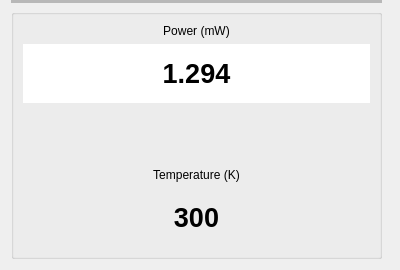
<?xml version="1.0" encoding="UTF-8"?>
<ui version="4.0">
 <class>StatusWidget</class>
 <widget class="QWidget" name="StatusWidget">
  <property name="geometry">
   <rect>
    <x>0</x>
    <y>0</y>
    <width>400</width>
    <height>270</height>
   </rect>
  </property>
  <property name="sizePolicy">
   <sizepolicy hsizetype="Expanding" vsizetype="Expanding">
    <horstretch>0</horstretch>
    <verstretch>0</verstretch>
   </sizepolicy>
  </property>
  <property name="windowTitle">
   <string>Form</string>
  </property>
  <property name="styleSheet">
   <string notr="true"/>
  </property>
  <layout class="QVBoxLayout" name="verticalLayout">
   <property name="topMargin">
    <number>0</number>
   </property>
   <property name="rightMargin">
    <number>18</number>
   </property>
   <item>
    <widget class="Line" name="line">
     <property name="minimumSize">
      <size>
       <width>0</width>
       <height>3</height>
      </size>
     </property>
     <property name="lineWidth">
      <number>0</number>
     </property>
     <property name="midLineWidth">
      <number>3</number>
     </property>
     <property name="orientation">
      <enum>Qt::Orientation::Horizontal</enum>
     </property>
    </widget>
   </item>
   <item>
    <widget class="QGroupBox" name="groupBox">
     <property name="minimumSize">
      <size>
       <width>0</width>
       <height>50</height>
      </size>
     </property>
     <property name="title">
      <string/>
     </property>
     <layout class="QVBoxLayout" name="verticalLayout_2">
      <item>
       <widget class="QLabel" name="label">
        <property name="sizePolicy">
         <sizepolicy hsizetype="Preferred" vsizetype="Fixed">
          <horstretch>0</horstretch>
          <verstretch>0</verstretch>
         </sizepolicy>
        </property>
        <property name="text">
         <string>Power (mW)</string>
        </property>
        <property name="alignment">
         <set>Qt::AlignmentFlag::AlignCenter</set>
        </property>
       </widget>
      </item>
      <item>
       <widget class="QLabel" name="Power_Label">
        <property name="sizePolicy">
         <sizepolicy hsizetype="Preferred" vsizetype="Expanding">
          <horstretch>0</horstretch>
          <verstretch>0</verstretch>
         </sizepolicy>
        </property>
        <property name="font">
         <font>
          <pointsize>20</pointsize>
          <bold>true</bold>
         </font>
        </property>
        <property name="styleSheet">
         <string notr="true">QLabel {
    background-color: white;
    color: black;
    font-size: 20pt;
    padding: 5px;
}</string>
        </property>
        <property name="text">
         <string>1.294</string>
        </property>
        <property name="textFormat">
         <enum>Qt::TextFormat::RichText</enum>
        </property>
        <property name="scaledContents">
         <bool>false</bool>
        </property>
        <property name="alignment">
         <set>Qt::AlignmentFlag::AlignCenter</set>
        </property>
        <property name="margin">
         <number>0</number>
        </property>
       </widget>
      </item>
      <item>
       <spacer name="verticalSpacer">
        <property name="orientation">
         <enum>Qt::Orientation::Vertical</enum>
        </property>
        <property name="sizeHint" stdset="0">
         <size>
          <width>20</width>
          <height>40</height>
         </size>
        </property>
       </spacer>
      </item>
      <item>
       <widget class="QLabel" name="label_4">
        <property name="sizePolicy">
         <sizepolicy hsizetype="Preferred" vsizetype="Fixed">
          <horstretch>0</horstretch>
          <verstretch>0</verstretch>
         </sizepolicy>
        </property>
        <property name="text">
         <string>Temperature (K)</string>
        </property>
        <property name="alignment">
         <set>Qt::AlignmentFlag::AlignCenter</set>
        </property>
       </widget>
      </item>
      <item>
       <widget class="QLabel" name="Temperature_Label">
        <property name="sizePolicy">
         <sizepolicy hsizetype="Preferred" vsizetype="Expanding">
          <horstretch>0</horstretch>
          <verstretch>0</verstretch>
         </sizepolicy>
        </property>
        <property name="font">
         <font>
          <pointsize>20</pointsize>
          <bold>true</bold>
         </font>
        </property>
        <property name="text">
         <string>300</string>
        </property>
        <property name="alignment">
         <set>Qt::AlignmentFlag::AlignCenter</set>
        </property>
       </widget>
      </item>
     </layout>
    </widget>
   </item>
  </layout>
 </widget>
 <resources/>
 <connections/>
</ui>
